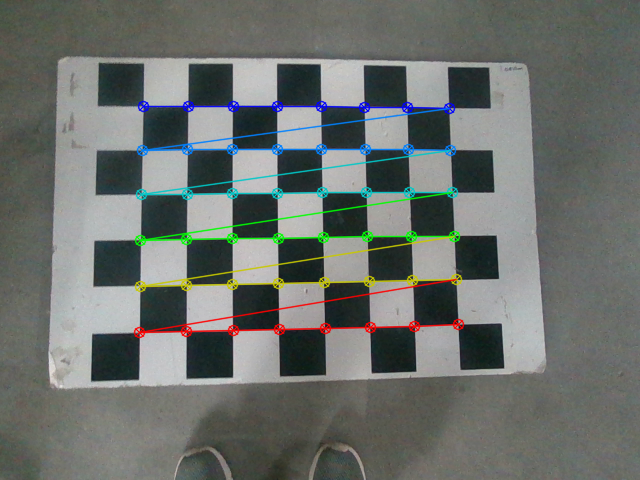
#> input picture projects/Mobile Robotics/project-the-ro-bots-main/checkerboard-corners/image_20231204_165058.png, 640 x 480 px, given as the content of the folder ./data_imu_and_image/, which was not available
$ python calibrate.py
#> lines starting #> are read from the running program, lines starting #| are printed output that depends on the picture; pictures that were not available may be replaced by others from this repository, and a replacement may not be noted
import numpy as np
import cv2
import os
from scipy.spatial.transform import Rotation
from rotation_utils import get_R
from scipy.optimize import fsolve
import matplotlib.pyplot as plt

K_true = np.array([[378.46, 0, 322.5703430175781], [0, 378.0471496582031, 242.00010681152344], [0, 0, 1]])

def mse(a, b):
    return np.mean((a - b) ** 2)

def calibrate_camera(images, pattern_size, square_size):
    # Prepare object points, like (0,0,0), (1,0,0), (2,0,0) ....,(6,5,0)
    objp = np.zeros((pattern_size[0] * pattern_size[1], 3), np.float32)
    objp[:, :2] = np.mgrid[0:pattern_size[0], 0:pattern_size[1]].T.reshape(-1, 2) * square_size

    # Arrays to store object points and image points from all the images
    objpoints = []  # 3D points in real world space
    imgpoints = []  # 2D points in image plane

    for image_path in images:
        img = cv2.imread(image_path)[:, :, :3]
        gray = cv2.cvtColor(img, cv2.COLOR_BGR2GRAY)

        # Find the chessboard corners
        ret, corners = cv2.findChessboardCorners(gray, pattern_size, None)

        # If corners are found, add object points, image points
        if ret:
            objpoints.append(objp)
            imgpoints.append(corners)

            # Draw and display the corners
            cv2.drawChessboardCorners(img, pattern_size, corners, ret)
            plt.imsave(f'./checkerboard-corners/{image_path.split("/")[-1]}', img)

    # Calibrate the camera
    ret, K, dist_coeff, rvecs, tvecs = cv2.calibrateCamera(objpoints, imgpoints, gray.shape[::-1], None, None)

    return K, rvecs, tvecs

# Example usage
# calibration_images = ["./data_realsense/1380.jpg"]
files = [os.path.join('./data_imu_and_image', i) for i in sorted(os.listdir('./data_imu_and_image/'))]
calibration_images, R_imu, angles_imu = [], [], []


for f in files:
    if f.split('.')[-1] == 'png':
        calibration_images.append(f)
    else:
        with open(f) as txt_file:
            data = txt_file.read().split('\n')
            data = [float(d) for d in data[:-1]]
            R = get_R(np.radians(data[0]), np.radians(data[1]), 0)
            angles_imu.append([data[0] % 360, data[1] % 360, 0])
            R_imu.append(R)


def solver(x, target):
    R = get_R(x[0], x[1], x[2])
    return np.linalg.norm(R - target, axis=-1)

def get_angles_using_fsolve(target_R):
    initial = np.random.uniform(-np.pi/2, np.pi/2, (3, ))
    solution = fsolve(solver, initial, args=(target_R, ))
    return [np.degrees(i) % 360 for i in solution]

def main():
    # calibration_images = ['./data_realsense/checkerboard.png']
    checkerboard_pattern_size = (8, 6)  # Change this to the size of your checkerboard pattern
    square_size = 8.5  # Change this to the size of each square in your checkerboard in any unit

    camera_matrix, rotation_vectors, translation_vectors = calibrate_camera(calibration_images, checkerboard_pattern_size, square_size)
#> in calibrate_camera, img is the input picture: shape (480, 640, 3); mean B, G, R 108, 111.9, 107.2
#> in calibrate_camera, `gray = cv2.cvtColor(img, cv2.COLOR_BGR2GRAY)`:
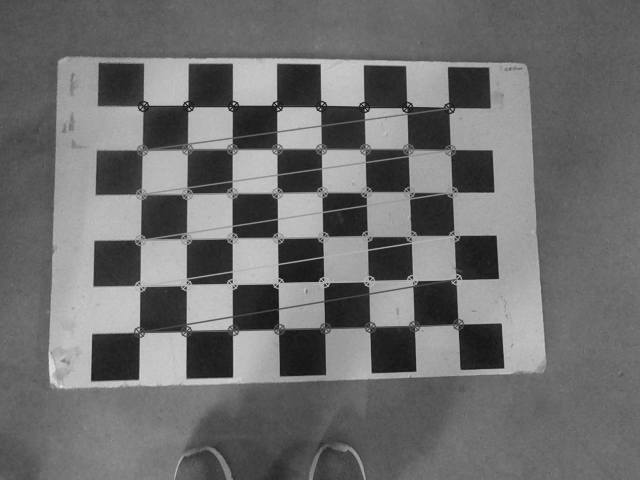
#> gray: shape (480, 640); min 19, max 229, mean 110
#> in calibrate_camera, `ret, corners = cv2.findChessboardCorners(gray, pattern_size, None)`: ret = False; corners = None

    print("Predicted Camera Matrix:")
    print(camera_matrix)
    print("True Camera Matrix:")
    print(K_true)
    print(f"Error: {mse(K_true, camera_matrix)}")
    print("=" * 100)

    for i in range(len(rotation_vectors)):
        print(f"\nPose {i + 1}:")
        print("Rotation Matrix (Camera wrt World using camera calibration):")
        rotation_matrix, _ = cv2.Rodrigues(rotation_vectors[i])
        print(rotation_matrix)
        print("Rotation Matrix (IMU wrt World from IMU Data):")
        print(R_imu[i])
        print("Rotation Matrix (IMU wrt Camera):")
        print((R_imu[i].T @ rotation_matrix))
        print(f"True angles: {angles_imu[i]}")
        print(f"Predicted angles: {get_angles_using_fsolve(rotation_matrix)}")
        print(f"Error: {mse(rotation_matrix, R_imu[i])}")

        print("=" * 100)

if __name__ == "__main__":
#> (the run stopped early here; a loop or call above may not have finished)

$ run again, on projects/Mobile Robotics/project-the-ro-bots-main/checkerboard-corners/image_20231204_165409.png
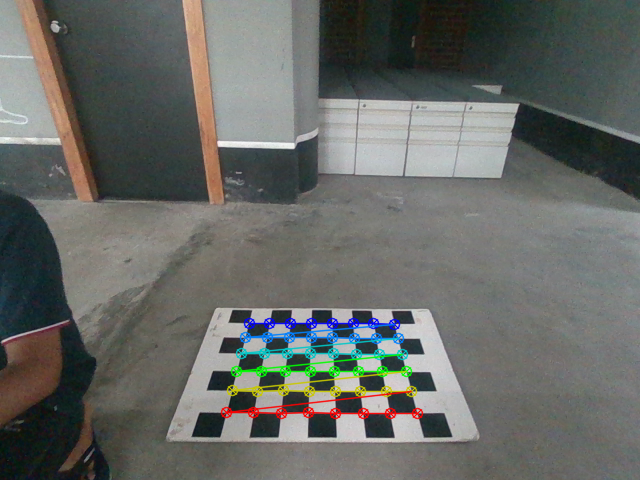
#> input picture projects/Mobile Robotics/project-the-ro-bots-main/checkerboard-corners/image_20231204_165409.png, 640 x 480 px, given as the content of the folder ./data_imu_and_image/, which was not available
#> in calibrate_camera, img is the input picture: shape (480, 640, 3); mean B, G, R 101.4, 105.2, 103
#> in calibrate_camera, `gray = cv2.cvtColor(img, cv2.COLOR_BGR2GRAY)`:
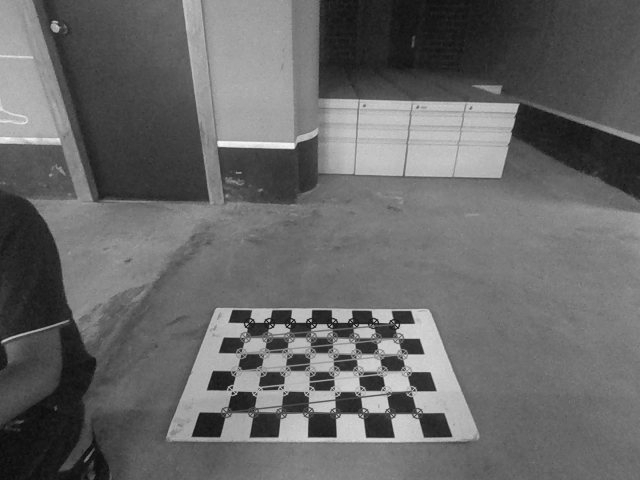
#> gray: shape (480, 640); min 10, max 249, mean 104
#> ret = False; corners = None

$ run again, on projects/Mobile Robotics/project-the-ro-bots-main/checkerboard-corners/image_20231204_165433.png
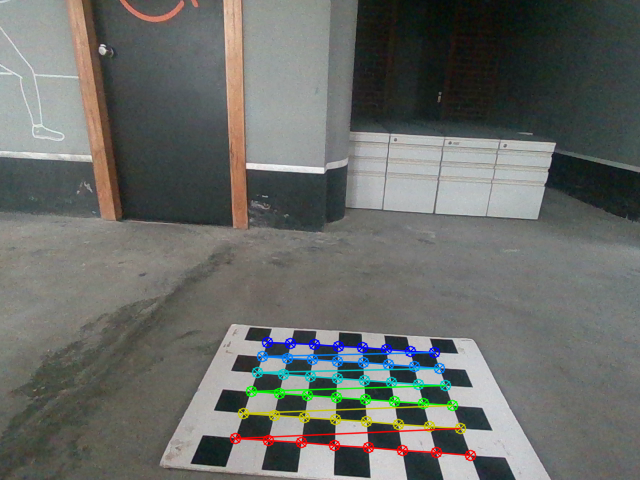
#> input picture projects/Mobile Robotics/project-the-ro-bots-main/checkerboard-corners/image_20231204_165433.png, 640 x 480 px, given as the content of the folder ./data_imu_and_image/, which was not available
#> in calibrate_camera, img is the input picture: shape (480, 640, 3); mean B, G, R 104.2, 107.9, 105.6
#> in calibrate_camera, `gray = cv2.cvtColor(img, cv2.COLOR_BGR2GRAY)`:
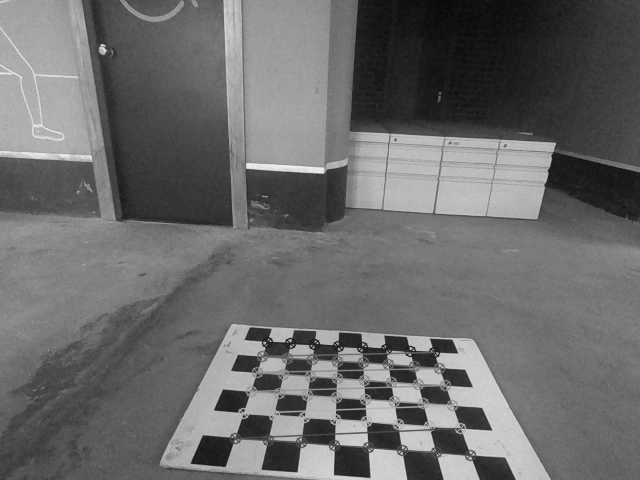
#> gray: shape (480, 640); min 8, max 249, mean 106.7
#> ret = False; corners = None
